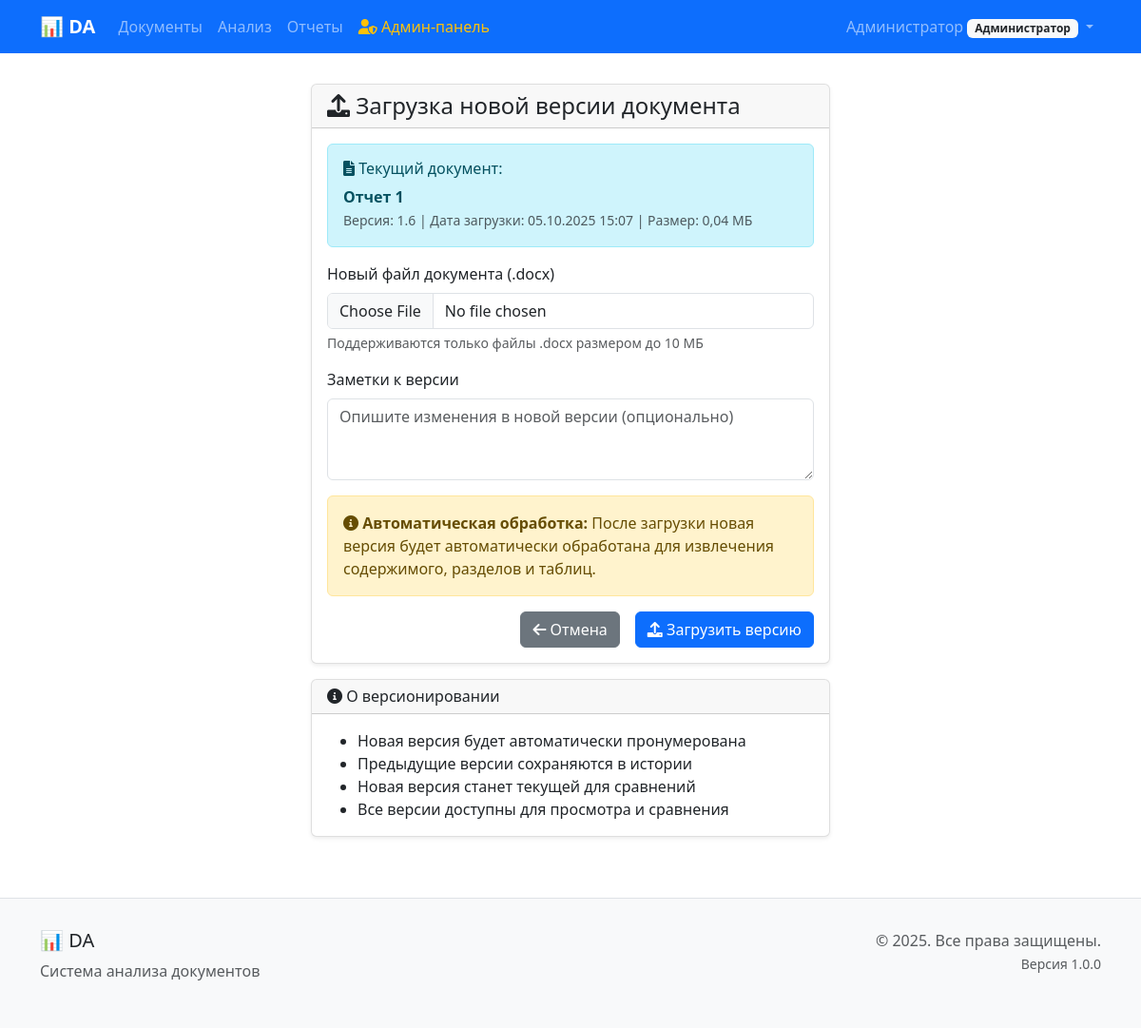
Page /documents/99/version/upload/ (signed in) on the committed database.
### settings/models.py (models this page shows, shortened)
class ApplicationSettings(models.Model):
    app_name = models.CharField(
        max_length=100,
        default='📊 Анализатор документов',
        verbose_name='Название приложения'
    )
    app_description = models.TextField(
        default='Система анализа документов',
        verbose_name='Описание приложения'
    )
    max_file_size = models.PositiveIntegerField(
        default=10485760,  # 10MB
        verbose_name='Максимальный размер файла (байты)'
    )
    allowed_file_types = models.TextField(
        default='docx,pdf',
        verbose_name='Разрешенные типы файлов (через запятую)'
    )
    auto_analysis_enabled = models.BooleanField(
        default=True,
        verbose_name='Автоматический анализ включен'
    )
    analysis_timeout = models.PositiveIntegerField(
        default=300,  # 5 минут
        verbose_name='Таймаут анализа (секунды)'
    )
    default_neural_network_model = models.CharField(
        max_length=100,
        default='llama3',
        verbose_name='Модель нейросети по умолчанию'
    )
    auto_reports_enabled = models.BooleanField(
        default=True,
        verbose_name='Автоматическая генерация отчетов включена'
    )
    default_report_format = models.CharField(
        max_length=10,
        choices=[('pdf', 'PDF'), ('docx', 'DOCX')],
        default='pdf',
        verbose_name='Формат отчета по умолчанию'
    )
    items_per_page = models.PositiveIntegerField(
        default=10,
        verbose_name='Количество элементов на странице'
    )
    email_notifications_enabled = models.BooleanField(
        default=False,
        verbose_name='Email уведомления включены'
    )
    notification_email = models.EmailField(
        blank=True,
        verbose_name='Email для уведомлений'
    )
    session_timeout = models.PositiveIntegerField(
        default=3600,  # 1 час
        verbose_name='Таймаут сессии (секунды)'
    )
    max_login_attempts = models.PositiveIntegerField(
        default=5,
        verbose_name='Максимальное количество попыток входа'
    )
    created_at = models.DateTimeField(auto_now_add=True, verbose_name='Создано')
    updated_at = models.DateTimeField(auto_now=True, verbose_name='Обновлено')
    updated_by = models.ForeignKey(
        User,
        on_delete=models.SET_NULL,
        null=True,
        blank=True,
        verbose_name='Обновлено пользователем'
    )
    class Meta:
        verbose_name = 'Настройки приложения'
        verbose_name_plural = 'Настройки приложения'
    @classmethod
    def get_settings(cls):
        settings, created = cls.objects.get_or_create(
            defaults={
                'app_name': '📊 Анализатор документов',
                'app_description': 'Система анализа документов',
                'items_per_page': 10,
                'default_neural_network_model': 'llama3',
            }
        )
        return settings

### users/models.py (models this page shows, shortened)
class User(AbstractUser):
    ROLE_CHOICES = [
        ('admin', 'Администратор'),
        ('manager', 'Руководитель'),
        ('viewer', 'Наблюдатель'),
    ]
    role = models.CharField(
        max_length=20,
        choices=ROLE_CHOICES,
        default='viewer',
        verbose_name='Роль'
    )
    department = models.CharField(
        max_length=100,
        blank=True,
        verbose_name='Отдел'
    )
    phone = models.CharField(
        max_length=20,
        blank=True,
        verbose_name='Телефон'
    )
    notification_settings = models.JSONField(
        default=dict,
        blank=True,
        verbose_name='Настройки уведомлений'
    )
    created_at = models.DateTimeField(
        auto_now_add=True,
        verbose_name='Дата создания'
    )
    updated_at = models.DateTimeField(
        auto_now=True,
        verbose_name='Дата обновления'
    )
    class Meta:
        verbose_name = 'Пользователь'
        verbose_name_plural = 'Пользователи'
        ordering = ['username']

### documents/models.py (models this page shows, shortened)
class Document(models.Model):
    STATUS_CHOICES = [
        ('uploaded', 'Загружен'),
        ('processing', 'Обрабатывается'),
        ('processed', 'Обработан'),
        ('error', 'Ошибка'),
    ]
    title = models.CharField(
        max_length=255,
        verbose_name='Название документа'
    )
    filename = models.CharField(
        max_length=255,
        verbose_name='Имя файла'
    )
    file = models.FileField(
        upload_to='documents/%Y/%m/%d/',
        validators=[FileExtensionValidator(allowed_extensions=['docx'])],
        verbose_name='Файл документа'
    )
    file_size = models.BigIntegerField(
        verbose_name='Размер файла (байт)'
    )
    checksum = models.CharField(
        max_length=64,
        verbose_name='Контрольная сумма'
    )
    version = models.CharField(
        max_length=50,
        default='1.0',
        verbose_name='Версия'
    )
    status = models.CharField(
        max_length=20,
        choices=STATUS_CHOICES,
        default='uploaded',
        verbose_name='Статус'
    )
    upload_date = models.DateTimeField(
        auto_now_add=True,
        verbose_name='Дата загрузки'
    )
    processed_date = models.DateTimeField(
        null=True,
        blank=True,
        verbose_name='Дата обработки'
    )
    processing_error = models.TextField(
        blank=True,
        verbose_name='Ошибка обработки'
    )
    user = models.ForeignKey(
        User,
        on_delete=models.CASCADE,
        related_name='documents',
        verbose_name='Пользователь'
    )
    parent_document = models.ForeignKey(
        'self',
        on_delete=models.CASCADE,
        null=True,
        blank=True,
        related_name='versions',
        verbose_name='Родительский документ'
    )
    is_latest_version = models.BooleanField(
        default=True,
        verbose_name='Последняя версия'
    )
    version_notes = models.TextField(
        blank=True,
        verbose_name='Заметки к версии'
    )
    content_text = models.TextField(
        blank=True,
        verbose_name='Текстовое содержимое'
    )
    content_structure = models.JSONField(
        default=dict,
        blank=True,
        verbose_name='Структура документа'
    )
    metadata = models.JSONField(
        default=dict,
        blank=True,
        verbose_name='Метаданные'
    )
    class Meta:
        verbose_name = 'Документ'
        verbose_name_plural = 'Документы'
        ordering = ['-upload_date']
    def get_file_size_mb(self):
        if self.file_size:
            return round(self.file_size / (1024 * 1024), 2)
        return 0

### documents/views.py (the view, shortened to what this page needs)
# urls.py: path('<int:pk>/version/upload/', views.DocumentVersionUploadView.as_view(), name='version_upload'),
class DocumentVersionUploadView(LoginRequiredMixin, View):
    def get(self, request, pk):
        document = get_object_or_404(Document, pk=pk, user=request.user)
        form = DocumentVersionUploadForm()
        return render(request, 'documents/document_version_upload.html', {
            'document': document,
            'form': form
        })

### documents/forms.py (shortened to what this page needs)
class DocumentVersionUploadForm(forms.Form):
    file = forms.FileField(
        label='Новый файл документа (.docx)',
        widget=forms.FileInput(attrs={
            'class': 'form-control',
            'accept': '.docx'
        })
    )
    version_notes = forms.CharField(
        label='Заметки к версии',
        required=False,
        widget=forms.Textarea(attrs={
            'class': 'form-control',
            'rows': 3,
            'placeholder': 'Опишите изменения в новой версии (опционально)'
        })
    )

### templates/documents/document_version_upload.html (shortened to what this page needs)
{% extends 'base/base.html' %}
{% block content %}
<div class="row justify-content-center">
    <div class="col-md-8 col-lg-6">
        <div class="card">
            <div class="card-header">
                <h4 class="mb-0">
                    <i class="fas fa-upload"></i> Загрузка новой версии документа
                </h4>
            </div>
            <div class="card-body">
                <div class="alert alert-info">
                    <h6><i class="fas fa-file-alt"></i> Текущий документ:</h6>
                    <strong>{{ document.title }}</strong><br>
                    <small class="text-muted">
                        Версия: {{ document.version }} |
                        Дата загрузки: {{ document.upload_date|date:"d.m.Y H:i" }} |
                        Размер: {{ document.get_file_size_mb }} МБ
                    </small>
                </div>
                <form method="post" enctype="multipart/form-data">
                    <div class="mb-3">
                        <label for="{{ form.file.id_for_label }}" class="form-label">
                            {{ form.file.label }}
                        </label>
                        {{ form.file }}
                        <div class="form-text">
                            Поддерживаются только файлы .docx размером до 10 МБ
                        </div>
                    </div>
                    <div class="mb-3">
                        <label for="{{ form.version_notes.id_for_label }}" class="form-label">
                            {{ form.version_notes.label }}
                        </label>
                        {{ form.version_notes }}
                    </div>
                    <div class="alert alert-warning">
                        <i class="fas fa-info-circle"></i>
                        <strong>Автоматическая обработка:</strong> После загрузки новая версия будет автоматически обработана для извлечения содержимого, разделов и таблиц.
                    </div>
                    <div class="d-grid gap-2 d-md-flex justify-content-md-end">
                        <a href="{% url 'documents:detail' document.pk %}" class="btn btn-secondary me-md-2">
                            <i class="fas fa-arrow-left"></i> Отмена
                        </a>
                        <button type="submit" class="btn btn-primary">
                            <i class="fas fa-upload"></i> Загрузить версию
                        </button>
                    </div>
                </form>
            </div>
        </div>
        <div class="card mt-3">
            <div class="card-header">
                <h6 class="mb-0">
                    <i class="fas fa-info-circle"></i> О версионировании
                </h6>
            </div>
            <div class="card-body">
                <ul class="mb-0">
                    <li>Новая версия будет автоматически пронумерована</li>
                    <li>Предыдущие версии сохраняются в истории</li>
                    <li>Новая версия станет текущей для сравнений</li>
                    <li>Все версии доступны для просмотра и сравнения</li>
                </ul>
            </div>
        </div>
    </div>
</div>
{% endblock %}

### templates/base/base.html (shortened to what this page needs)
<!DOCTYPE html>
<html lang="ru">
<head>
    <link href="https://cdn.jsdelivr.net/npm/bootstrap@5.3.0/dist/css/bootstrap.min.css" rel="stylesheet">
    <link href="https://cdnjs.cloudflare.com/ajax/libs/font-awesome/6.0.0/css/all.min.css" rel="stylesheet">
</head>
<body>
    <nav class="navbar navbar-expand-lg navbar-dark bg-primary">
        <div class="container">
            <a class="navbar-brand" href="{% url 'documents:list' %}">
                {{ app_name|default:"📊 Анализатор документов" }}
            </a>
            <div class="collapse navbar-collapse" id="navbarNav">
                <ul class="navbar-nav me-auto">
                    <li class="nav-item">
                        <a class="nav-link" href="{% url 'documents:list' %}">Документы</a>
                    </li>
                    <li class="nav-item">
                        <a class="nav-link" href="{% url 'analysis:list' %}">Анализ</a>
                    </li>
                    <li class="nav-item">
                        <a class="nav-link" href="{% url 'reports:list' %}">Отчеты</a>
                    </li>
                    {% if user.is_authenticated and user.is_superuser or user.role == 'admin' %}
                        <li class="nav-item">
                            <a class="nav-link text-warning" href="{% url 'users:admin_list' %}">
                                <i class="fas fa-user-shield"></i> Админ-панель
                            </a>
                        </li>
                    {% endif %}
                </ul>
                <ul class="navbar-nav">
                    {% if user.is_authenticated %}
                        <li class="nav-item dropdown">
                            <a class="nav-link dropdown-toggle" href="#" role="button" data-bs-toggle="dropdown">
                                {{ user.get_full_name|default:user.username }}
                                <span class="badge bg-light text-dark">{{ user.get_role_display }}</span>
                            </a>
                        </li>
                    {% else %}
                        <li class="nav-item">
                            <a class="nav-link" href="{% url 'users:login' %}">Войти</a>
                        </li>
                    {% endif %}
                </ul>
            </div>
        </div>
    </nav>
    <div class="container main-content">
        {% block content %}{% endblock %}
    </div>
    <footer class="footer">
        <div class="container">
            <div class="row">
                <div class="col-md-6">
                    <h5>{{ app_name|default:"📊 Анализатор документов" }}</h5>
                    <p class="text-muted">{{ app_description|default:"Система анализа документов" }}</p>
                </div>
                <div class="col-md-6 text-md-end">
                    <p class="text-muted">
                        &copy; 2025. Все права защищены.<br>
                        <small>Версия 1.0.0</small>
                    </p>
                </div>
            </div>
        </div>
    </footer>
</body>
</html>

### templates/base/base.html (style rules this page uses)
.navbar-brand { font-weight: bold; }
.main-content { margin-top: 2rem; }
.card { box-shadow: 0 0.125rem 0.25rem rgba(0, 0, 0, 0.075); border: 1px solid rgba(0, 0, 0, 0.125); }
.footer { margin-top: 4rem; padding: 2rem 0; background-color: #f8f9fa; border-top: 1px solid #dee2e6; }

### rows in the picture
ApplicationSettings: app_name "📊 DA", app_description "Система анализа документов"
User: get_full_name "Администратор", role "Администратор"
Document: title "Отчет 1", version "1.6", upload_date "05.10.2025 15:07", get_file_size_mb "0,04"
